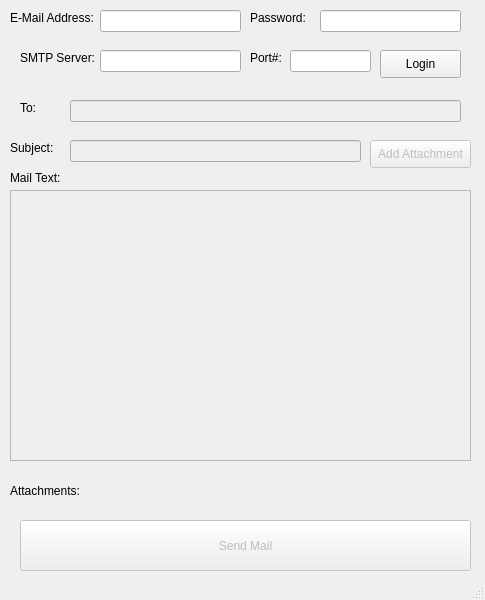
<?xml version="1.0" encoding="UTF-8"?>
<ui version="4.0">
 <class>MainWindow</class>
 <widget class="QMainWindow" name="MainWindow">
  <property name="geometry">
   <rect>
    <x>0</x>
    <y>0</y>
    <width>485</width>
    <height>600</height>
   </rect>
  </property>
  <property name="windowTitle">
   <string>MainWindow</string>
  </property>
  <widget class="QWidget" name="centralwidget">
   <widget class="QLabel" name="label">
    <property name="geometry">
     <rect>
      <x>10</x>
      <y>10</y>
      <width>91</width>
      <height>16</height>
     </rect>
    </property>
    <property name="text">
     <string>E-Mail Address:</string>
    </property>
   </widget>
   <widget class="QLineEdit" name="addressline">
    <property name="geometry">
     <rect>
      <x>100</x>
      <y>10</y>
      <width>141</width>
      <height>22</height>
     </rect>
    </property>
   </widget>
   <widget class="QLabel" name="label_2">
    <property name="geometry">
     <rect>
      <x>250</x>
      <y>10</y>
      <width>61</width>
      <height>16</height>
     </rect>
    </property>
    <property name="text">
     <string>Password:</string>
    </property>
   </widget>
   <widget class="QLineEdit" name="passwordline">
    <property name="geometry">
     <rect>
      <x>320</x>
      <y>10</y>
      <width>141</width>
      <height>22</height>
     </rect>
    </property>
    <property name="echoMode">
     <enum>QLineEdit::Password</enum>
    </property>
   </widget>
   <widget class="QLabel" name="label_3">
    <property name="geometry">
     <rect>
      <x>20</x>
      <y>50</y>
      <width>81</width>
      <height>16</height>
     </rect>
    </property>
    <property name="text">
     <string>SMTP Server: </string>
    </property>
   </widget>
   <widget class="QLineEdit" name="serverline">
    <property name="geometry">
     <rect>
      <x>100</x>
      <y>50</y>
      <width>141</width>
      <height>22</height>
     </rect>
    </property>
   </widget>
   <widget class="QLabel" name="label_4">
    <property name="geometry">
     <rect>
      <x>250</x>
      <y>50</y>
      <width>41</width>
      <height>16</height>
     </rect>
    </property>
    <property name="text">
     <string>Port#:</string>
    </property>
   </widget>
   <widget class="QLineEdit" name="portline">
    <property name="geometry">
     <rect>
      <x>290</x>
      <y>50</y>
      <width>81</width>
      <height>22</height>
     </rect>
    </property>
   </widget>
   <widget class="QPushButton" name="loginbutt">
    <property name="geometry">
     <rect>
      <x>380</x>
      <y>50</y>
      <width>81</width>
      <height>28</height>
     </rect>
    </property>
    <property name="text">
     <string>Login</string>
    </property>
   </widget>
   <widget class="QLabel" name="label_5">
    <property name="geometry">
     <rect>
      <x>20</x>
      <y>100</y>
      <width>55</width>
      <height>16</height>
     </rect>
    </property>
    <property name="text">
     <string>To: </string>
    </property>
   </widget>
   <widget class="QLineEdit" name="toline">
    <property name="enabled">
     <bool>false</bool>
    </property>
    <property name="geometry">
     <rect>
      <x>70</x>
      <y>100</y>
      <width>391</width>
      <height>22</height>
     </rect>
    </property>
   </widget>
   <widget class="QLineEdit" name="subjectline">
    <property name="enabled">
     <bool>false</bool>
    </property>
    <property name="geometry">
     <rect>
      <x>70</x>
      <y>140</y>
      <width>291</width>
      <height>22</height>
     </rect>
    </property>
   </widget>
   <widget class="QLabel" name="label_6">
    <property name="geometry">
     <rect>
      <x>10</x>
      <y>140</y>
      <width>55</width>
      <height>16</height>
     </rect>
    </property>
    <property name="text">
     <string>Subject:</string>
    </property>
   </widget>
   <widget class="QPushButton" name="attachbutt">
    <property name="enabled">
     <bool>false</bool>
    </property>
    <property name="geometry">
     <rect>
      <x>370</x>
      <y>140</y>
      <width>101</width>
      <height>28</height>
     </rect>
    </property>
    <property name="text">
     <string>Add Attachment</string>
    </property>
   </widget>
   <widget class="QLabel" name="label_7">
    <property name="geometry">
     <rect>
      <x>10</x>
      <y>170</y>
      <width>55</width>
      <height>16</height>
     </rect>
    </property>
    <property name="text">
     <string>Mail Text:</string>
    </property>
   </widget>
   <widget class="QTextEdit" name="yapline">
    <property name="enabled">
     <bool>false</bool>
    </property>
    <property name="geometry">
     <rect>
      <x>10</x>
      <y>190</y>
      <width>461</width>
      <height>271</height>
     </rect>
    </property>
   </widget>
   <widget class="QLabel" name="label_8">
    <property name="geometry">
     <rect>
      <x>10</x>
      <y>470</y>
      <width>451</width>
      <height>41</height>
     </rect>
    </property>
    <property name="text">
     <string>Attachments:</string>
    </property>
    <property name="wordWrap">
     <bool>true</bool>
    </property>
   </widget>
   <widget class="QPushButton" name="sendbutt">
    <property name="enabled">
     <bool>false</bool>
    </property>
    <property name="geometry">
     <rect>
      <x>20</x>
      <y>520</y>
      <width>451</width>
      <height>51</height>
     </rect>
    </property>
    <property name="text">
     <string>Send Mail</string>
    </property>
   </widget>
  </widget>
  <widget class="QStatusBar" name="statusbar"/>
 </widget>
 <resources/>
 <connections/>
</ui>
